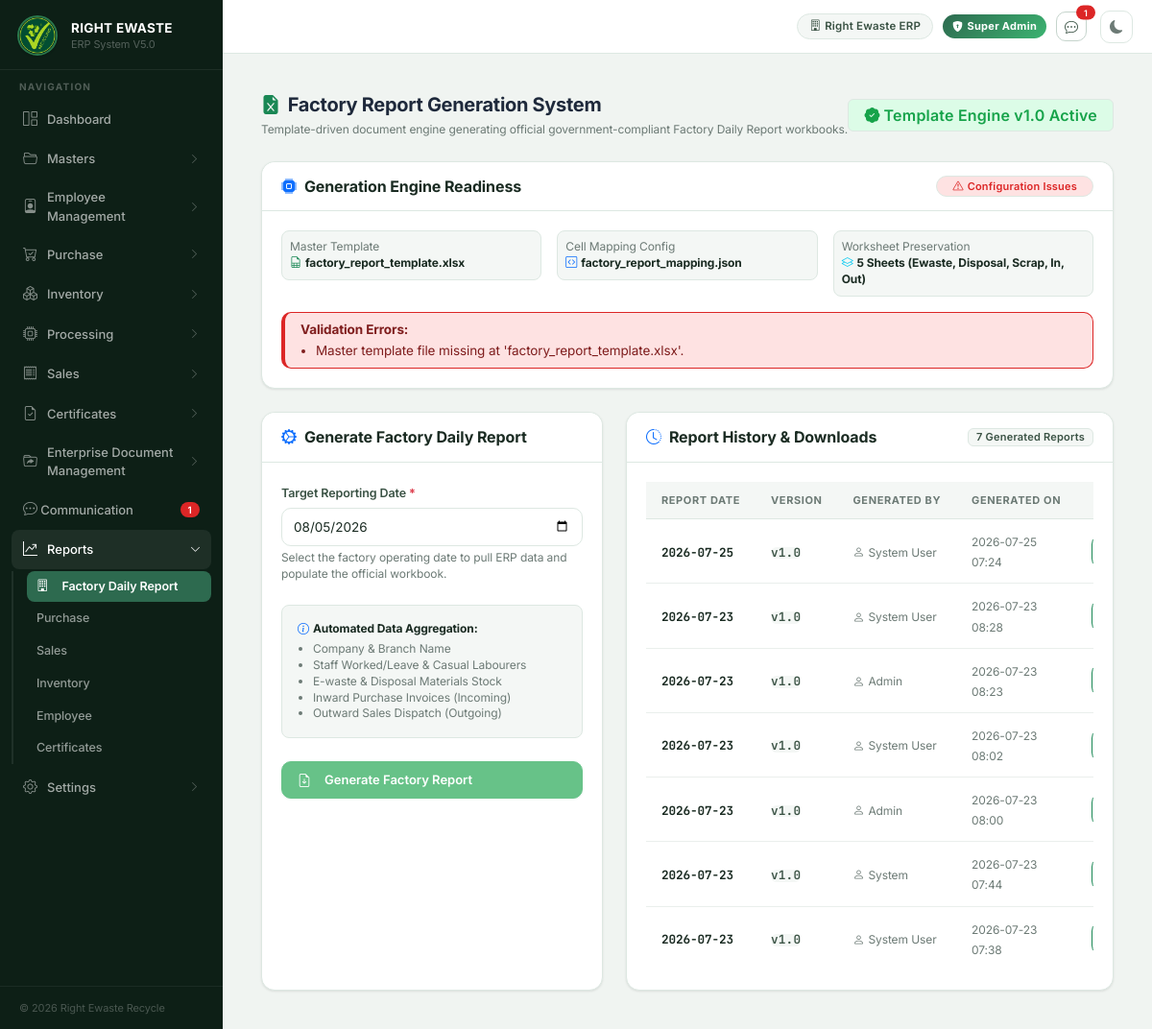
The page /factory-reports on the database its author committed.
### tables this page shows
CREATE TABLE factory_report_history (
    id INTEGER PRIMARY KEY AUTOINCREMENT,
    report_date DATE NOT NULL,
    report_month INTEGER NOT NULL,
    report_year INTEGER NOT NULL,
    template_version TEXT NOT NULL DEFAULT 'v1.0',
    file_path TEXT NOT NULL,
    file_name TEXT NOT NULL,
    file_size INTEGER DEFAULT 0,
    generated_by TEXT NOT NULL,
    generated_at DATETIME DEFAULT CURRENT_TIMESTAMP,
    status TEXT NOT NULL DEFAULT 'Generated',
    metadata_json TEXT
);

### backend/routes/factory_report.py (the view)
@factory_report_bp.route("/factory-reports")
def index():
    today_str = datetime.date.today().isoformat()
    history = FactoryReportService.get_report_history(limit=50)
    is_valid, errors, warnings = FactoryReportValidationService.validate_generation_prerequisites(today_str)
    return render_template(
        "reports/factory_reports.html",
        today_str=today_str,
        history=history,
        is_system_ready=is_valid,
        system_errors=errors,
        system_warnings=warnings
    )

### backend/app.py (called while the page is built)
@app.context_processor
def utility_processor():
    def modify_query(**new_values):
        args = request.args.to_dict()
        for key, value in new_values.items():
            args[key] = str(value)
        return urlencode(args)
    from routes.communication import get_global_unread_count
    return dict(modify_query=modify_query, unread_chat_count=get_global_unread_count)

### backend/database.py (called while the page is built)
def get_connection():
    conn = sqlite3.connect(DATABASE)
    conn.row_factory = sqlite3.Row
    conn.execute("PRAGMA foreign_keys = ON")
    return conn

### backend/repositories/factory_report_repository.py (called while the page is built)
def _row_to_dict(cursor, row):
    if not row:
        return None
    try:
        if hasattr(row, "keys"):
            return dict(row)
    except Exception:
        pass
    desc = [d[0] for d in cursor.description]
    return dict(zip(desc, row))

def get_report_history(limit=50, conn=None):
    close_conn = False
    if not conn:
        conn = get_connection()
        close_conn = True
    try:
        cursor = conn.cursor()
        cursor.execute("SELECT * FROM factory_report_history ORDER BY id DESC LIMIT ?", (limit,))
        rows = cursor.fetchall()
        return [_row_to_dict(cursor, r) for r in rows]
    finally:
        if close_conn:
            conn.close()

### backend/routes/communication.py (called while the page is built)
def get_current_user_id():
    if "user" in session and isinstance(session["user"], dict):
        return session["user"].get("user_id", 1)
    return 1

def get_global_unread_count():
    user_id = get_current_user_id()
    conn = get_connection()
    try:
        cursor = conn.cursor()
        cursor.execute("""
            SELECT COUNT(*) FROM messages m
            JOIN conversation_participants cp ON m.conversation_id = cp.conversation_id
            WHERE cp.user_id = ? AND m.sender_id != ?
              AND cp.status = 'ACTIVE'
              AND m.id > COALESCE(cp.last_read_message_id, 0)
        """, (user_id, user_id))
        return cursor.fetchone()[0]
    except Exception:
        return 0
    finally:
        conn.close()

### backend/security.py (called while the page is built)
def get_csrf_token():
    token = session.get(_CSRF_SESSION_KEY)
    if token is None:
        token = secrets.token_urlsafe(32)
        session[_CSRF_SESSION_KEY] = token
    return token

### backend/services/factory_report_service.py (called while the page is built)
    @staticmethod
    def get_report_history(limit=50):
        return factory_report_repository.get_report_history(limit=limit)

### backend/templates/reports/factory_reports.html (shortened to what this page needs)
{% extends "shared/base.html" %}
{% block content %}
<div class="container-fluid py-3">
  <div class="d-flex align-items-center justify-content-between mb-4">
    <div>
      <h3 class="fw-bold mb-1" style="color: #1e293b;">
        <i class="bi bi-file-earmark-excel-fill text-success me-2"></i>Factory Report Generation System
      </h3>
      <p class="text-muted small mb-0">Template-driven document engine generating official government-compliant Factory Daily Report workbooks.</p>
    </div>
    <div class="d-flex gap-2">
      <span class="badge bg-success-subtle text-success border border-success-subtle px-3 py-2 fs-6">
        <i class="bi bi-patch-check-fill me-1"></i>Template Engine v1.0 Active
      </span>
    </div>
  </div>
  <div class="card border-0 shadow-sm rounded-3 mb-4">
    <div class="card-header bg-white py-3 border-bottom d-flex align-items-center justify-content-between">
      <h5 class="fw-bold mb-0 text-dark" style="font-size: 1rem;">
        <i class="bi bi-cpu-fill text-primary me-2"></i>Generation Engine Readiness
      </h5>
      {% if is_system_ready %}
        <span class="badge bg-success-subtle text-success border border-success-subtle rounded-pill px-3 py-1">
          <i class="bi bi-check-circle me-1"></i>Engine Ready
        </span>
      {% else %}
        <span class="badge bg-danger-subtle text-danger border border-danger-subtle rounded-pill px-3 py-1">
          <i class="bi bi-exclamation-triangle me-1"></i>Configuration Issues
        </span>
      {% endif %}
    </div>
    <div class="card-body">
      <div class="row g-3 text-muted small">
        <div class="col-12 col-md-4">
          <div class="p-2 border rounded-3 bg-light">
            <small class="d-block text-muted">Master Template</small>
            <strong class="text-dark"><i class="bi bi-file-earmark-spreadsheet text-success me-1"></i>factory_report_template.xlsx</strong>
          </div>
        </div>
        <div class="col-12 col-md-4">
          <div class="p-2 border rounded-3 bg-light">
            <small class="d-block text-muted">Cell Mapping Config</small>
            <strong class="text-dark"><i class="bi bi-code-square text-primary me-1"></i>factory_report_mapping.json</strong>
          </div>
        </div>
        <div class="col-12 col-md-4">
          <div class="p-2 border rounded-3 bg-light">
            <small class="d-block text-muted">Worksheet Preservation</small>
            <strong class="text-dark"><i class="bi bi-layers text-info me-1"></i>5 Sheets (Ewaste, Disposal, Scrap, In, Out)</strong>
          </div>
        </div>
      </div>
      {% if system_errors %}
      <div class="alert alert-danger mt-3 mb-0 py-2 small">
        <strong class="d-block mb-1">Validation Errors:</strong>
        <ul class="mb-0 ps-3">
          {% for err in system_errors %}
            <li>{{ err }}</li>
          {% endfor %}
        </ul>
      </div>
      {% endif %}
    </div>
  </div>
  <div class="row g-4">
    <div class="col-12 col-lg-5">
      <div class="card border-0 shadow-sm rounded-3 h-100">
        <div class="card-header bg-white py-3 border-bottom">
          <h5 class="fw-bold mb-0 text-dark" style="font-size: 1rem;">
            <i class="bi bi-gear-wide-connected text-primary me-2"></i>Generate Factory Daily Report
          </h5>
        </div>
        <div class="card-body">
          <form method="POST" action="{{ url_for('factory_report.generate') }}">
            <div class="mb-4">
              <label class="form-label fw-semibold">Target Reporting Date <span class="text-danger">*</span></label>
              <input type="date" name="report_date" class="form-control form-control-lg" value="{{ today_str }}" required>
              <small class="text-muted d-block mt-1">Select the factory operating date to pull ERP data and populate the official workbook.</small>
            </div>
            <div class="p-3 bg-light rounded-3 mb-4 border">
              <small class="fw-bold text-dark d-block mb-1"><i class="bi bi-info-circle text-primary me-1"></i>Automated Data Aggregation:</small>
              <ul class="mb-0 ps-3 small text-muted">
                <li>Company & Branch Name</li>
                <li>Staff Worked/Leave & Casual Labourers</li>
                <li>E-waste & Disposal Materials Stock</li>
                <li>Inward Purchase Invoices (Incoming)</li>
                <li>Outward Sales Dispatch (Outgoing)</li>
              </ul>
            </div>
            <button type="submit" class="btn btn-success btn-lg w-100 shadow-sm py-2" {{ 'disabled' if not is_system_ready }}>
              <i class="bi bi-file-earmark-arrow-down me-2"></i>Generate Factory Report
            </button>
          </form>
        </div>
      </div>
    </div>
    <div class="col-12 col-lg-7">
      <div class="card border-0 shadow-sm rounded-3 h-100">
        <div class="card-header bg-white py-3 border-bottom d-flex align-items-center justify-content-between">
          <h5 class="fw-bold mb-0 text-dark" style="font-size: 1rem;">
            <i class="bi bi-clock-history text-primary me-2"></i>Report History & Downloads
          </h5>
          <span class="badge bg-light text-dark border">{{ history|length }} Generated Reports</span>
        </div>
        <div class="card-body p-0">
          {% if history %}
          <div class="table-responsive">
            <table class="table table-hover align-middle mb-0" style="font-size: 0.88rem;">
              <thead class="table-light">
                <tr class="text-uppercase text-muted" style="font-size: 0.75rem;">
                  <th>Report Date</th>
                  <th>Version</th>
                  <th>Generated By</th>
                  <th>Generated On</th>
                  <th class="text-end">Actions</th>
                </tr>
              </thead>
              <tbody>
                {% for rep in history %}
                <tr>
                  <td>
                    <strong class="text-dark font-monospace">{{ rep.report_date }}</strong>
                  </td>
                  <td>
                    <span class="badge bg-light text-dark border font-monospace">{{ rep.template_version }}</span>
                  </td>
                  <td>
                    <small class="text-muted"><i class="bi bi-person me-1"></i>{{ rep.generated_by }}</small>
                  </td>
                  <td>
                    <small class="text-muted">{{ rep.generated_at[:16] }}</small>
                  </td>
                  <td class="text-end">
                  </td>
                </tr>
                {% endfor %}
              </tbody>
            </table>
          </div>
          {% else %}
          <div class="text-muted text-center py-5">
            <i class="bi bi-folder-x display-4 d-block mb-2 text-muted"></i>
            No factory report workbooks generated yet.
          </div>
          {% endif %}
        </div>
      </div>
    </div>
  </div>
</div>
{% endblock %}

### rows shown on the page
factory_report_history: report_date "2026-07-25", template_version "v1.0", generated_by "System User", generated_at "2026-07-25 07:24"
factory_report_history: report_date "2026-07-23", template_version "v1.0", generated_by "System User", generated_at "2026-07-23 08:28"
factory_report_history: report_date "2026-07-23", template_version "v1.0", generated_by "Admin", generated_at "2026-07-23 08:23"
factory_report_history: report_date "2026-07-23", template_version "v1.0", generated_by "System User", generated_at "2026-07-23 08:02"
factory_report_history: report_date "2026-07-23", template_version "v1.0", generated_by "Admin", generated_at "2026-07-23 08:00"
factory_report_history: report_date "2026-07-23", template_version "v1.0", generated_by "System", generated_at "2026-07-23 07:44"
factory_report_history: report_date "2026-07-23", template_version "v1.0", generated_by "System User", generated_at "2026-07-23 07:38"

### other values the page prints
{{ u_count if u_count <= 99 else '99+' }} "1"
{{ err }} "Master template file missing at 'factory_report_template.xlsx'."
{{ history|length }} "7"
